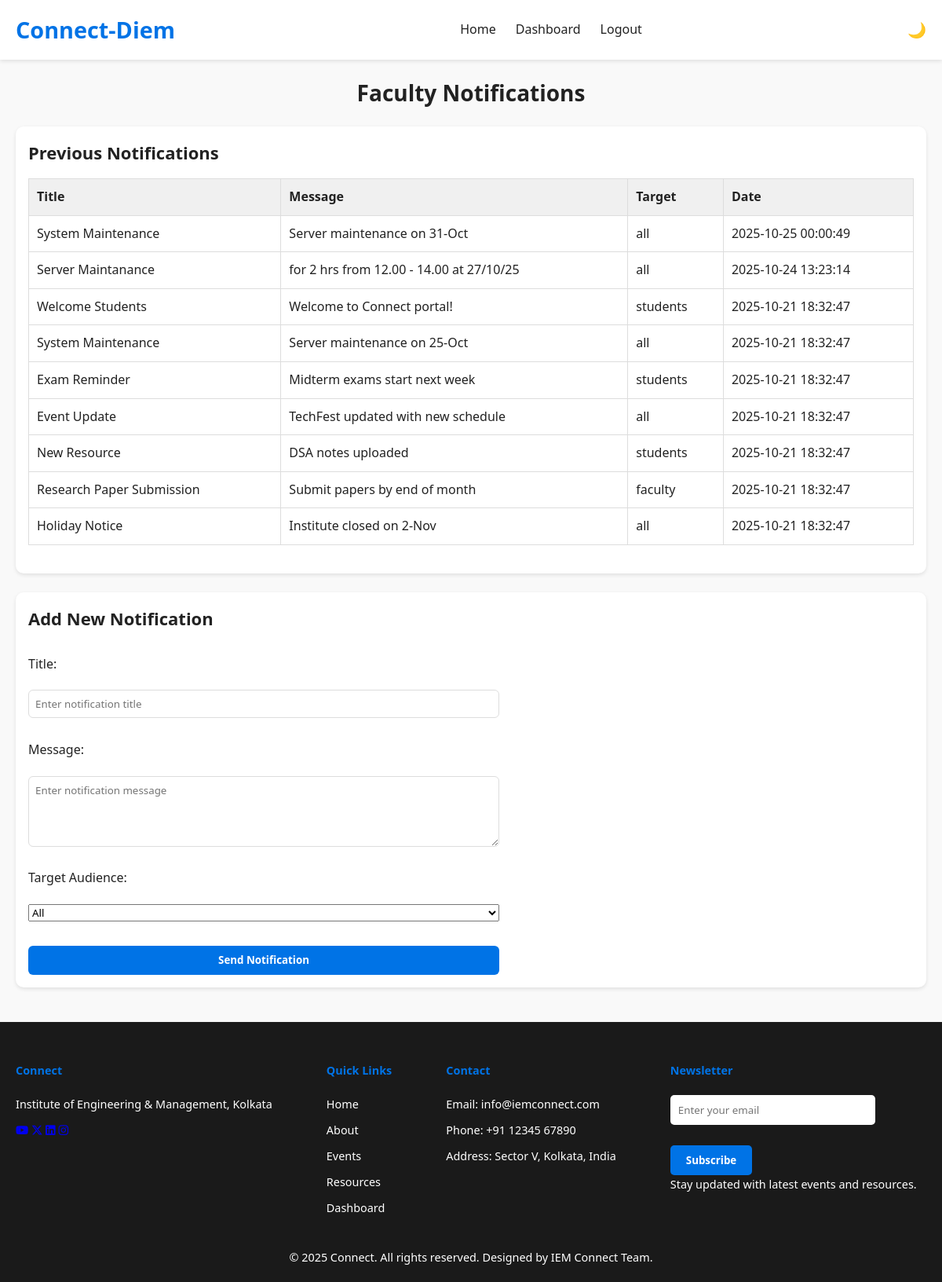
/faculty/notifications.php (signed in), run on the app's committed database.
### tables this page shows
CREATE TABLE `notifications` (
  `notification_id` int(11) NOT NULL,
  `title` varchar(150) DEFAULT NULL,
  `message` text DEFAULT NULL,
  `target` enum('all','students','faculty','admins') DEFAULT 'all',
  `created_by` int(11) DEFAULT NULL,
  `created_at` datetime DEFAULT current_timestamp()
);

### faculty/notifications.php (the view, shortened to what this page needs)
<?php
include '../includes/db.php';
include '../includes/header.php';
$faculty_id = $_SESSION['user_id'];
$prev_sql = "SELECT * FROM notifications WHERE created_by = ? ORDER BY created_at DESC";
$stmt_prev = $conn->prepare($prev_sql);
$stmt_prev->bind_param("i", $faculty_id);
$stmt_prev->execute();
$prev_result = $stmt_prev->get_result();
?>
<main class="dashboard-main">
    <h2 style="text-align: center;">Faculty Notifications</h2>
    <section class="prev-notifications">
        <h3>Previous Notifications</h3>
        <table>
            <tr>
                <th>Title</th>
                <th>Message</th>
                <th>Target</th>
                <th>Date</th>
            </tr>
            <?php while($row = $prev_result->fetch_assoc()): ?>
            <tr>
                <td><?= htmlspecialchars($row['title']) ?></td>
                <td><?= htmlspecialchars($row['message']) ?></td>
                <td><?= htmlspecialchars($row['target']) ?></td>
                <td><?= htmlspecialchars($row['created_at']) ?></td>
            </tr>
            <?php endwhile; ?>
        </table>
    </section>
    <section class="new-notification">
        <h3>Add New Notification</h3>
        <form method="POST">
            <label for="title">Title:</label>
            <input type="text" name="title" id="title" required placeholder="Enter notification title">
            <label for="message">Message:</label>
            <textarea name="message" id="message" rows="4" required placeholder="Enter notification message"></textarea>
            <label for="target">Target Audience:</label>
            <select name="target" id="target">
                <option value="all">All</option>
            </select>
            <button type="submit" name="submit_notification">Send Notification</button>
        </form>
    </section>
</main>
<?php include '../includes/footer.php'; ?>

### assets/css/style.css (style rules this page uses)
body.light-mode { --bg-color: #f9f9f9; --text-color: #222; --header-bg: #ffffff; --footer-bg: #1a1a1a; --btn-bg: #0073e6; --btn-color: #fff; --btn-secondary-bg: #555; --card-blue-bg: #0073e6; --card-black-bg: #f0f0f0; --card-text-color: #222; }
* { box-sizing: border-box; margin: 0; padding: 0; font-family: 'Segoe UI', Tahoma, Geneva, Verdana, sans-serif; transition: all 0.3s ease; }
body { background-color: var(--bg-color); color: var(--text-color); line-height: 1.6; }
.dashboard-main { padding: 40px 20px; min-height: calc(100vh - 120px); background-color: var(--bg-color); transition: background-color 0.3s, color 0.3s; }
body.light-mode { --login-bg-gradient: linear-gradient(135deg, #f9f9f9, #e0e0e0); --card-bg: rgba(255, 255, 255, 0.85); --card-color: #222; --input-bg: rgba(255, 255, 255, 0.8); --input-color: #222; --input-placeholder: rgba(34,34,34,0.6); --btn-bg: #0073e6; --btn-color: #fff; --icon-color: #0073e6; --link-color: #0073e6; --error-color: #ff4c4c; }
body.light-mode { --text-color: #222; --text-muted: #555; --card-bg: #fff; --border-color: #ddd; --hover-bg: #f7f7f7; --table-header-bg: #f0f0f0; }
.dashboard-main h2 { font-size: 2rem; margin-bottom: 1rem; }
.dashboard-main section { background-color: var(--card-bg); padding: 1rem; margin-bottom: 1.5rem; border-radius: 10px; box-shadow: var(--box-shadow); }
form label { display: block; margin-top: 0.8rem; margin-bottom: 0.3rem; color: var(--text-color); font-weight: 500; }
form input[type="text"], form input[type="date"], form input[type="time"], form input[type="file"], form textarea { width: 100%; padding: 0.5rem; border: 1px solid var(--border-color); border-radius: 6px; background-color: var(--input-bg); color: var(--text-color); }
form button { margin-top: 1rem; padding: 0.6rem 1.2rem; background-color: var(--btn-bg); color: var(--btn-text); border: none; border-radius: 6px; cursor: pointer; font-weight: 600; transition: 0.2s; }
:root { --card-bg: #f9f9f9; --box-shadow: 0 2px 8px rgba(0,0,0,0.1); --border-color: #ddd; --text-color: #333; --th-bg: #e0e0e0; --th-text: #000; --tr-even: #f2f2f2; --tr-hover: #dcdcdc; --input-bg: #fff; --btn-bg: #007bff; --btn-text: #fff; --btn-hover: #0056b3; }
.dashboard-main { padding: 20px; font-family: Arial, sans-serif; }
.dashboard-main h2 { font-size: 28px; margin-bottom: 20px; color: var(--text-color); }
section { margin-bottom: 40px; background-color: var(--section-bg); padding: 15px; border-radius: 8px; box-shadow: var(--box-shadow); }
h3 { font-size: 22px; margin-bottom: 15px; color: var(--text-color); }
:root { --text-color: #333; --section-bg: #f9f9f9; --box-shadow: 0 2px 5px rgba(0,0,0,0.1); --table-bg: #fff; --table-header-bg: #e0e0e0; --table-border: #ccc; --table-hover: #f1f1f1; --input-bg: #fff; --input-border: #ccc; --btn-bg: #4CAF50; --btn-hover: #45a049; --btn-text: #fff; }
.prev-notifications table { width: 100%; border-collapse: collapse; margin-bottom: 20px; }
.prev-notifications th, .prev-notifications td { border: 1px solid var(--border-color); padding: 10px; text-align: left; }
.prev-notifications th { background-color: var(--table-header-bg); }
.new-notification form { display: flex; flex-direction: column; gap: 15px; max-width: 600px; }

### data on the page
notifications: title "System Maintenance", message "Server maintenance on 31-Oct", target "all", created_at "2025-10-25 00:00:49"
notifications: title "Server Maintanance", message "for 2 hrs from 12.00 - 14.00 at 27/10/25", target "all", created_at "2025-10-24 13:23:14"
notifications: title "Welcome Students", message "Welcome to Connect portal!", target "students", created_at "2025-10-21 18:32:47"
notifications: title "System Maintenance", message "Server maintenance on 25-Oct", target "all", created_at "2025-10-21 18:32:47"
notifications: title "Exam Reminder", message "Midterm exams start next week", target "students", created_at "2025-10-21 18:32:47"
notifications: title "Event Update", message "TechFest updated with new schedule", target "all", created_at "2025-10-21 18:32:47"
notifications: title "New Resource", message "DSA notes uploaded", target "students", created_at "2025-10-21 18:32:47"
notifications: title "Research Paper Submission", message "Submit papers by end of month", target "faculty", created_at "2025-10-21 18:32:47"
notifications: title "Holiday Notice", message "Institute closed on 2-Nov", target "all", created_at "2025-10-21 18:32:47"
